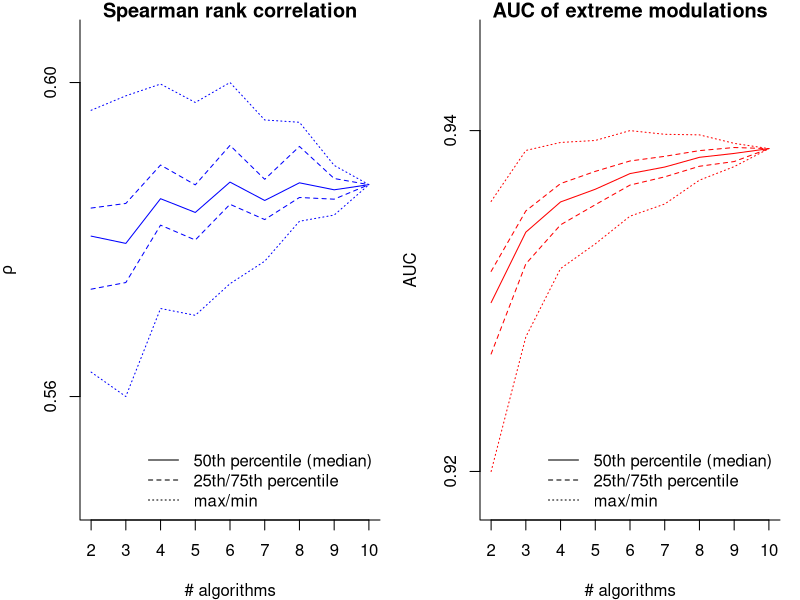

Here is the R script that generated this plot:
library(data.table)
# inputs
speed_acc <- fread("data/holdout_score_time.txt", na.strings="n/a")
ens_corr <- fread("data/DPK.CP003_PC3_24H_X1_B42_DECONV_correlation_scores.txt")
ens_auc <- fread("data/DPK.CP003_PC3_24H_X1_B42_DE_auc_scores.txt")

# merge
ens <- merge(ens_corr, ens_auc, by=c("algos", "nalgo"))

# compute total runtime for each algo combo
ens[, sec := {
  these_algos <- unlist(strsplit(algos, ":"))
  sum(speed_acc[handle %in% these_algos]$sec)
}, algos]

# stack
speed_acc$nalgo <- 1
setnames(speed_acc, "handle", "algos")
tmp <- rbind(ens[!grepl("benchmark", algos)], 
             speed_acc[plate=="DPK.CP003_PC3_24H_X1_B42", .(algos, cor, auc, sec, nalgo)],
             fill=T, use.names=T)


#```{r ensemble_final, fig.width = 7.1, fig.height = 7, echo = FALSE}
bp.cor <- boxplot(cor ~ nalgo, data = ens, plot = FALSE)
bp.auc <- boxplot(auc ~ nalgo, data = ens, plot = FALSE)


pdf("outcomes/figures/ensembles.pdf", width = 8, height = 4)
par(mfrow = c(1, 2), mar = c(4,4,1,1))

# left panel
COL <- c(rgb(0,0,1), rgb(1,0,0))
matplot(t(bp.cor$stats), type = "l", lty = c(3,2,1,2,3), col = COL[1], ann = FALSE, axes = FALSE, ylim = c(0.55, 0.6))
axis(1, at = 1:9, 2:10)
axis(2, at = range(bp.cor$stats), format(range(bp.cor$stats), digits = 2))
box(bty = "l")
title(main = "Spearman rank correlation", xlab = "# algorithms", ylab = expression(rho))
legend("bottomright", lty=1:3, c("50th percentile (median)", "25th/75th percentile", "max/min"), bty ="n")

# right panel 
matplot(t(bp.auc$stats), type = "l", col = COL[2], lty = c(3,2,1,2,3), ann = FALSE, axes = FALSE, ylim = c(0.92, 0.95))
axis(1, at = 1:9, 2:10)
axis(2, at = range(bp.auc$stats), format(range(bp.auc$stats), digits = 2))
box(bty = "l")
title(main = "AUC of extreme modulations", xlab = "# algorithms", ylab = "AUC")
legend("bottomright", lty=1:3, c("50th percentile (median)", "25th/75th percentile", "max/min"), bty ="n")
dev.off()